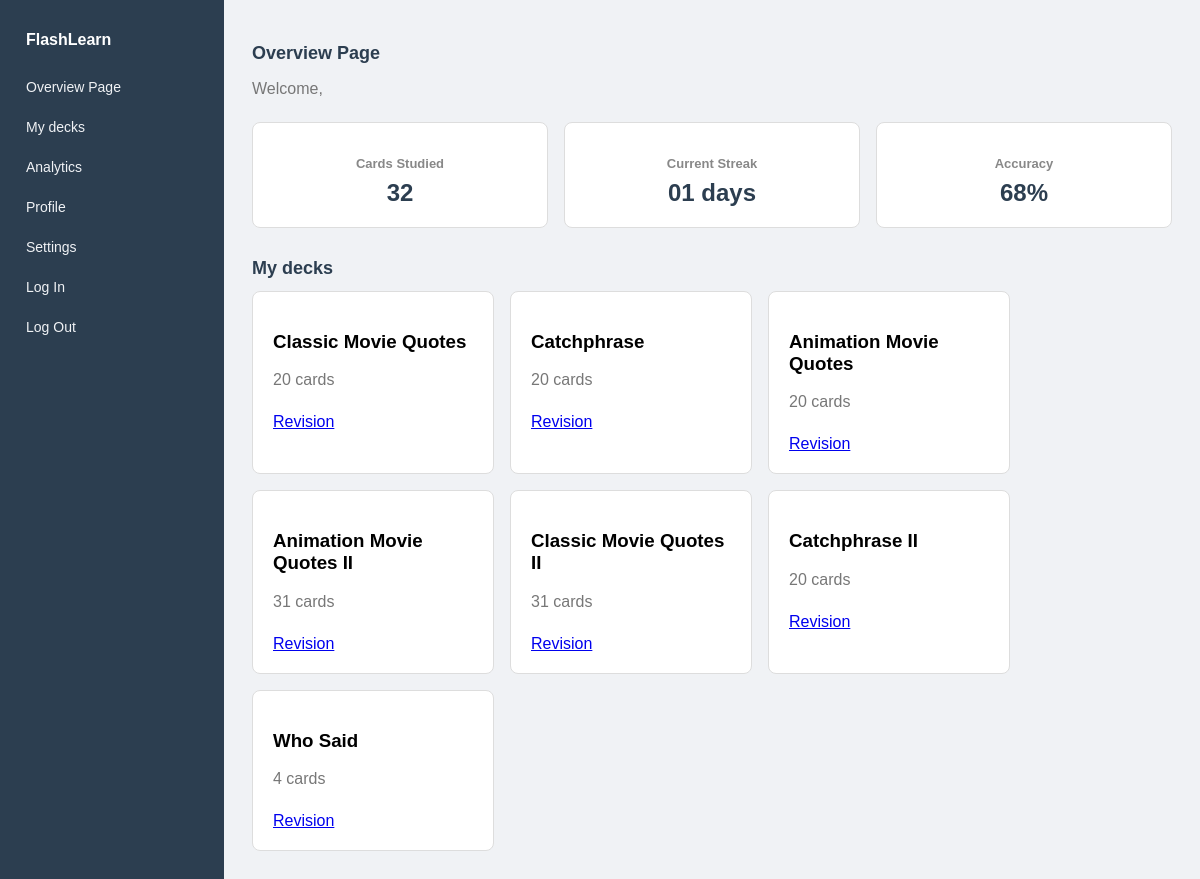
The page /overview/ on the database its author committed.
### app/models.py (models this page shows, shortened)
class Deck(models.Model):
    name = models.CharField(max_length=100)
    category= models.CharField(max_length=50)

### app/views.py (the view)
# urls.py: path('overview/', views.overview,  name='overview'),
def overview(request):
    decks = Deck.objects.all()
    return render(request, 'overview.html', {'decks': decks})

### app/templates/overview.html (shortened to what this page needs)
<!DOCTYPE html>
<html lang="en">
    <head>
        {% load static %}
        <link rel="stylesheet" href="{% static 'app/css/styles.css' %}">
    </head>
    <body>
     <div class="wrapper">
            <div class = "sidebar">
                <h1> FlashLearn </h1>
                <a href = "{% url 'overview' %}">Overview Page</a>
                <a href = "{% url 'decks' %}">My decks</a>
                <a href = "{% url 'analytics' %}">Analytics</a>
                <a href = "{% url 'profile' %}">Profile</a>
                <a href = "{% url 'settings' %}">Settings</a>
                <a href = "{% url 'account_login' %}">Log In</a>
                <a href = "{% url 'account_logout' %}">Log Out</a>
            </div>
        <div class = "main">
            <h2> Overview Page</h2>
            <p>Welcome, {{ user.username }}</p>
             <div class="stats">
                  <div class="stat-box">
                    <h3>Cards Studied</h3>
                    <p>32</p>
                  </div>
                  <div class="stat-box">
                      <h3>Current Streak </h3>
                      <p> 01 days</p>
                  </div>
                  <div class="stat-box">
                      <h3>Accuracy</h3>
                      <p> 68%</p>
                </div>
            </div>
            <h2>My decks</h2>
            <div class="decks">
                {% for deck in decks %}
                    <div class="deck-card">
                        <h3>{{ deck.name }}</h3>
                        <p>{{ deck.card_set.count }} cards</p>
                        <a href="{% url 'flashcards' deck.id %}">Revision</a>
                    </div>
                {% empty %}
                    <p>No decks available.</p>
                {% endfor %}
            </div>
        </div>
     </div>
    </body>
</html>

### app/static/app/css/styles.css (style rules this page uses)
body { font-family: Arial, sans-serif; background-color: #f0f2f5; margin: 0; padding: 0; }
.wrapper { display: flex; min-height: calc(100vh - 53px); }
.sidebar { width: 200px; background-color: #2c3e50; padding: 20px 12px; display: flex; flex-direction: column; gap: 4px; min-height: 100vh; }
.sidebar h1 { font-size: 16px; padding: 0 14px; color: white; margin-bottom: 16px; }
.sidebar a { color: #f0f2f5; text-decoration: none; padding: 10px 14px; border-radius: 6px; font-size: 14px; }
.main { flex: 1; padding: 28px; }
.main h2 { font-size: 18px; color: #2c3e50; margin-bottom: 6px; }
.main p { color: #777; margin-bottom: 24px; }
.stats { display: flex; gap: 16px; margin-bottom: 30px; }
.stat-box { background: white; border: 1px solid #ddd; border-radius: 8px; padding: 20px; flex: 1; text-align: center; }
.stat-box h3 { font-size: 13px; color: #888; margin-bottom: 8px; }
.stat-box p { font-size: 24px; font-weight: bold; color: #2c3e50; margin: 0; }
.decks { display: flex; gap: 16px; flex-wrap: wrap; margin-top: 12px; }
.deck-card { background: white; border: 1px solid #ddd; border-radius: 8px; padding: 20px; width: 200px; }

### rows shown on the page
Deck: name "Classic Movie Quotes", card_set.count "20"
Deck: name "Catchphrase", card_set.count "20"
Deck: name "Animation Movie Quotes", card_set.count "20"
Deck: name "Animation Movie Quotes II", card_set.count "31"
Deck: name "Classic Movie Quotes II", card_set.count "31"
Deck: name "Catchphrase II", card_set.count "20"
Deck: name "Who Said", card_set.count "4"
